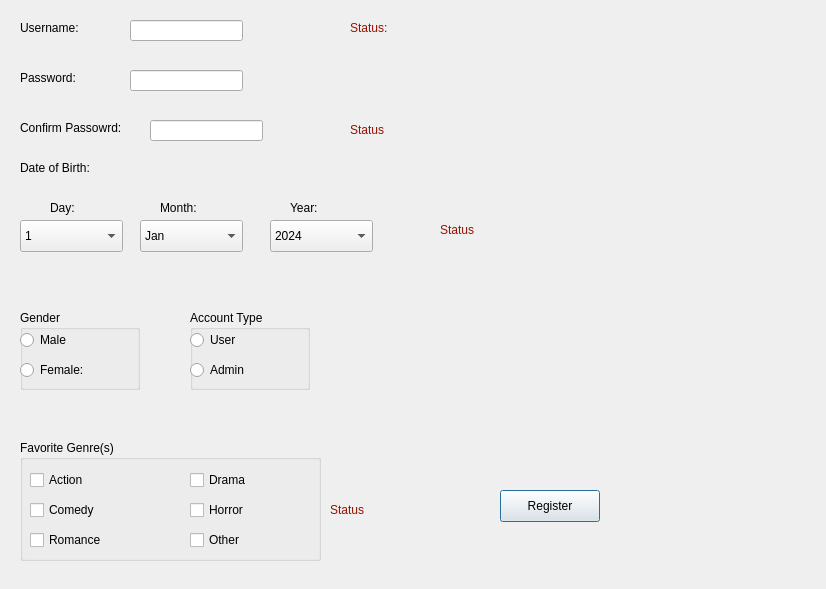
<?xml version="1.0" encoding="UTF-8"?>
<ui version="4.0">
 <class>RegisterWindow</class>
 <widget class="QDialog" name="RegisterWindow">
  <property name="geometry">
   <rect>
    <x>0</x>
    <y>0</y>
    <width>826</width>
    <height>589</height>
   </rect>
  </property>
  <property name="windowTitle">
   <string>Dialog</string>
  </property>
  <widget class="QLabel" name="label">
   <property name="geometry">
    <rect>
     <x>20</x>
     <y>20</y>
     <width>71</width>
     <height>16</height>
    </rect>
   </property>
   <property name="text">
    <string>Username:</string>
   </property>
  </widget>
  <widget class="QLabel" name="label_2">
   <property name="geometry">
    <rect>
     <x>20</x>
     <y>70</y>
     <width>61</width>
     <height>16</height>
    </rect>
   </property>
   <property name="text">
    <string>Password:</string>
   </property>
  </widget>
  <widget class="QLabel" name="label_3">
   <property name="geometry">
    <rect>
     <x>20</x>
     <y>120</y>
     <width>121</width>
     <height>16</height>
    </rect>
   </property>
   <property name="text">
    <string>Confirm Passowrd:</string>
   </property>
  </widget>
  <widget class="QLineEdit" name="Username">
   <property name="geometry">
    <rect>
     <x>130</x>
     <y>20</y>
     <width>113</width>
     <height>21</height>
    </rect>
   </property>
  </widget>
  <widget class="QLineEdit" name="Password">
   <property name="geometry">
    <rect>
     <x>130</x>
     <y>70</y>
     <width>113</width>
     <height>21</height>
    </rect>
   </property>
   <property name="echoMode">
    <enum>QLineEdit::Password</enum>
   </property>
  </widget>
  <widget class="QLineEdit" name="CPassword">
   <property name="geometry">
    <rect>
     <x>150</x>
     <y>120</y>
     <width>113</width>
     <height>21</height>
    </rect>
   </property>
   <property name="echoMode">
    <enum>QLineEdit::Password</enum>
   </property>
  </widget>
  <widget class="QLabel" name="UsernameStatus">
   <property name="geometry">
    <rect>
     <x>350</x>
     <y>20</y>
     <width>71</width>
     <height>16</height>
    </rect>
   </property>
   <property name="text">
    <string>&lt;html&gt;&lt;head/&gt;&lt;body&gt;&lt;p&gt;&lt;span style=&quot; color:#941100;&quot;&gt;Status:&lt;/span&gt;&lt;/p&gt;&lt;/body&gt;&lt;/html&gt;</string>
   </property>
  </widget>
  <widget class="QLabel" name="PasswordStatus">
   <property name="geometry">
    <rect>
     <x>350</x>
     <y>120</y>
     <width>81</width>
     <height>20</height>
    </rect>
   </property>
   <property name="text">
    <string>&lt;html&gt;&lt;head/&gt;&lt;body&gt;&lt;p&gt;&lt;span style=&quot; color:#941100;&quot;&gt;Status&lt;/span&gt;&lt;/p&gt;&lt;/body&gt;&lt;/html&gt;</string>
   </property>
  </widget>
  <widget class="QComboBox" name="Day">
   <property name="geometry">
    <rect>
     <x>20</x>
     <y>220</y>
     <width>103</width>
     <height>32</height>
    </rect>
   </property>
   <item>
    <property name="text">
     <string>1</string>
    </property>
   </item>
   <item>
    <property name="text">
     <string>2</string>
    </property>
   </item>
   <item>
    <property name="text">
     <string>3</string>
    </property>
   </item>
   <item>
    <property name="text">
     <string>4</string>
    </property>
   </item>
   <item>
    <property name="text">
     <string>5</string>
    </property>
   </item>
   <item>
    <property name="text">
     <string>6</string>
    </property>
   </item>
   <item>
    <property name="text">
     <string>7</string>
    </property>
   </item>
   <item>
    <property name="text">
     <string>8</string>
    </property>
   </item>
   <item>
    <property name="text">
     <string>9</string>
    </property>
   </item>
   <item>
    <property name="text">
     <string>10</string>
    </property>
   </item>
   <item>
    <property name="text">
     <string>11</string>
    </property>
   </item>
   <item>
    <property name="text">
     <string>12</string>
    </property>
   </item>
   <item>
    <property name="text">
     <string>13</string>
    </property>
   </item>
   <item>
    <property name="text">
     <string>14</string>
    </property>
   </item>
   <item>
    <property name="text">
     <string>15</string>
    </property>
   </item>
   <item>
    <property name="text">
     <string>16</string>
    </property>
   </item>
   <item>
    <property name="text">
     <string>17</string>
    </property>
   </item>
   <item>
    <property name="text">
     <string>18</string>
    </property>
   </item>
   <item>
    <property name="text">
     <string>19</string>
    </property>
   </item>
   <item>
    <property name="text">
     <string>20</string>
    </property>
   </item>
   <item>
    <property name="text">
     <string>21</string>
    </property>
   </item>
   <item>
    <property name="text">
     <string>22</string>
    </property>
   </item>
   <item>
    <property name="text">
     <string>23</string>
    </property>
   </item>
   <item>
    <property name="text">
     <string>24</string>
    </property>
   </item>
   <item>
    <property name="text">
     <string>25</string>
    </property>
   </item>
   <item>
    <property name="text">
     <string>26</string>
    </property>
   </item>
   <item>
    <property name="text">
     <string>27</string>
    </property>
   </item>
   <item>
    <property name="text">
     <string>28</string>
    </property>
   </item>
   <item>
    <property name="text">
     <string>29</string>
    </property>
   </item>
   <item>
    <property name="text">
     <string>30</string>
    </property>
   </item>
   <item>
    <property name="text">
     <string>31</string>
    </property>
   </item>
  </widget>
  <widget class="QComboBox" name="Month">
   <property name="geometry">
    <rect>
     <x>140</x>
     <y>220</y>
     <width>103</width>
     <height>32</height>
    </rect>
   </property>
   <item>
    <property name="text">
     <string>Jan</string>
    </property>
   </item>
   <item>
    <property name="text">
     <string>Feb</string>
    </property>
   </item>
   <item>
    <property name="text">
     <string>March</string>
    </property>
   </item>
   <item>
    <property name="text">
     <string>April</string>
    </property>
   </item>
   <item>
    <property name="text">
     <string>May</string>
    </property>
   </item>
   <item>
    <property name="text">
     <string>June</string>
    </property>
   </item>
   <item>
    <property name="text">
     <string>July</string>
    </property>
   </item>
   <item>
    <property name="text">
     <string>Aug</string>
    </property>
   </item>
   <item>
    <property name="text">
     <string>Sep</string>
    </property>
   </item>
   <item>
    <property name="text">
     <string>Oct</string>
    </property>
   </item>
   <item>
    <property name="text">
     <string>Nov</string>
    </property>
   </item>
   <item>
    <property name="text">
     <string>Dec</string>
    </property>
   </item>
  </widget>
  <widget class="QComboBox" name="Year">
   <property name="geometry">
    <rect>
     <x>270</x>
     <y>220</y>
     <width>103</width>
     <height>32</height>
    </rect>
   </property>
   <item>
    <property name="text">
     <string>2024</string>
    </property>
   </item>
   <item>
    <property name="text">
     <string>2023</string>
    </property>
   </item>
   <item>
    <property name="text">
     <string>2022</string>
    </property>
   </item>
   <item>
    <property name="text">
     <string>2021</string>
    </property>
   </item>
   <item>
    <property name="text">
     <string>2020</string>
    </property>
   </item>
   <item>
    <property name="text">
     <string>2019</string>
    </property>
   </item>
   <item>
    <property name="text">
     <string>2018</string>
    </property>
   </item>
   <item>
    <property name="text">
     <string>2017</string>
    </property>
   </item>
   <item>
    <property name="text">
     <string>2016</string>
    </property>
   </item>
   <item>
    <property name="text">
     <string>2015</string>
    </property>
   </item>
   <item>
    <property name="text">
     <string>2014</string>
    </property>
   </item>
   <item>
    <property name="text">
     <string>2013</string>
    </property>
   </item>
   <item>
    <property name="text">
     <string>2012</string>
    </property>
   </item>
   <item>
    <property name="text">
     <string>2011</string>
    </property>
   </item>
   <item>
    <property name="text">
     <string>2010</string>
    </property>
   </item>
   <item>
    <property name="text">
     <string>2009</string>
    </property>
   </item>
   <item>
    <property name="text">
     <string>2008</string>
    </property>
   </item>
   <item>
    <property name="text">
     <string>2007</string>
    </property>
   </item>
   <item>
    <property name="text">
     <string>2006</string>
    </property>
   </item>
   <item>
    <property name="text">
     <string>2005</string>
    </property>
   </item>
   <item>
    <property name="text">
     <string>2004</string>
    </property>
   </item>
   <item>
    <property name="text">
     <string>2003</string>
    </property>
   </item>
   <item>
    <property name="text">
     <string>2002</string>
    </property>
   </item>
   <item>
    <property name="text">
     <string>2001</string>
    </property>
   </item>
   <item>
    <property name="text">
     <string>2000</string>
    </property>
   </item>
   <item>
    <property name="text">
     <string>1999</string>
    </property>
   </item>
   <item>
    <property name="text">
     <string>1998</string>
    </property>
   </item>
   <item>
    <property name="text">
     <string>1997</string>
    </property>
   </item>
   <item>
    <property name="text">
     <string>1996</string>
    </property>
   </item>
   <item>
    <property name="text">
     <string>1995</string>
    </property>
   </item>
   <item>
    <property name="text">
     <string>1994</string>
    </property>
   </item>
   <item>
    <property name="text">
     <string>1993</string>
    </property>
   </item>
   <item>
    <property name="text">
     <string>1992</string>
    </property>
   </item>
   <item>
    <property name="text">
     <string>1991</string>
    </property>
   </item>
   <item>
    <property name="text">
     <string>1990</string>
    </property>
   </item>
   <item>
    <property name="text">
     <string>1989</string>
    </property>
   </item>
   <item>
    <property name="text">
     <string>1988</string>
    </property>
   </item>
   <item>
    <property name="text">
     <string>1987</string>
    </property>
   </item>
   <item>
    <property name="text">
     <string>1986</string>
    </property>
   </item>
   <item>
    <property name="text">
     <string>1985</string>
    </property>
   </item>
  </widget>
  <widget class="QLabel" name="label_4">
   <property name="geometry">
    <rect>
     <x>50</x>
     <y>200</y>
     <width>41</width>
     <height>16</height>
    </rect>
   </property>
   <property name="text">
    <string>Day:</string>
   </property>
  </widget>
  <widget class="QLabel" name="label_6">
   <property name="geometry">
    <rect>
     <x>160</x>
     <y>200</y>
     <width>71</width>
     <height>16</height>
    </rect>
   </property>
   <property name="text">
    <string>Month:</string>
   </property>
  </widget>
  <widget class="QLabel" name="label_7">
   <property name="geometry">
    <rect>
     <x>290</x>
     <y>200</y>
     <width>71</width>
     <height>16</height>
    </rect>
   </property>
   <property name="text">
    <string>Year:</string>
   </property>
  </widget>
  <widget class="QLabel" name="label_8">
   <property name="geometry">
    <rect>
     <x>20</x>
     <y>160</y>
     <width>121</width>
     <height>16</height>
    </rect>
   </property>
   <property name="text">
    <string>Date of Birth:</string>
   </property>
  </widget>
  <widget class="QLabel" name="BirthStatus">
   <property name="geometry">
    <rect>
     <x>440</x>
     <y>220</y>
     <width>121</width>
     <height>20</height>
    </rect>
   </property>
   <property name="text">
    <string>&lt;html&gt;&lt;head/&gt;&lt;body&gt;&lt;p&gt;&lt;span style=&quot; color:#941100;&quot;&gt;Status&lt;/span&gt;&lt;/p&gt;&lt;/body&gt;&lt;/html&gt;</string>
   </property>
  </widget>
  <widget class="QGroupBox" name="groupBox">
   <property name="geometry">
    <rect>
     <x>20</x>
     <y>310</y>
     <width>120</width>
     <height>80</height>
    </rect>
   </property>
   <property name="title">
    <string>Gender</string>
   </property>
   <widget class="QRadioButton" name="Male">
    <property name="geometry">
     <rect>
      <x>0</x>
      <y>20</y>
      <width>99</width>
      <height>20</height>
     </rect>
    </property>
    <property name="text">
     <string>Male</string>
    </property>
   </widget>
   <widget class="QRadioButton" name="Female">
    <property name="geometry">
     <rect>
      <x>0</x>
      <y>50</y>
      <width>99</width>
      <height>20</height>
     </rect>
    </property>
    <property name="text">
     <string>Female:</string>
    </property>
   </widget>
  </widget>
  <widget class="QGroupBox" name="groupBox_2">
   <property name="geometry">
    <rect>
     <x>190</x>
     <y>310</y>
     <width>120</width>
     <height>80</height>
    </rect>
   </property>
   <property name="title">
    <string>Account Type</string>
   </property>
   <widget class="QRadioButton" name="User">
    <property name="geometry">
     <rect>
      <x>0</x>
      <y>20</y>
      <width>99</width>
      <height>20</height>
     </rect>
    </property>
    <property name="text">
     <string>User</string>
    </property>
   </widget>
   <widget class="QRadioButton" name="Admin">
    <property name="geometry">
     <rect>
      <x>0</x>
      <y>50</y>
      <width>99</width>
      <height>20</height>
     </rect>
    </property>
    <property name="text">
     <string>Admin</string>
    </property>
   </widget>
  </widget>
  <widget class="QGroupBox" name="groupBox_3">
   <property name="geometry">
    <rect>
     <x>20</x>
     <y>440</y>
     <width>301</width>
     <height>121</height>
    </rect>
   </property>
   <property name="title">
    <string>Favorite Genre(s)</string>
   </property>
   <widget class="QCheckBox" name="Action">
    <property name="geometry">
     <rect>
      <x>10</x>
      <y>30</y>
      <width>85</width>
      <height>20</height>
     </rect>
    </property>
    <property name="text">
     <string>Action</string>
    </property>
   </widget>
   <widget class="QCheckBox" name="Romance">
    <property name="geometry">
     <rect>
      <x>10</x>
      <y>90</y>
      <width>85</width>
      <height>20</height>
     </rect>
    </property>
    <property name="text">
     <string>Romance</string>
    </property>
   </widget>
   <widget class="QCheckBox" name="Horror">
    <property name="geometry">
     <rect>
      <x>170</x>
      <y>60</y>
      <width>85</width>
      <height>20</height>
     </rect>
    </property>
    <property name="text">
     <string>Horror</string>
    </property>
   </widget>
   <widget class="QCheckBox" name="Comedy">
    <property name="geometry">
     <rect>
      <x>10</x>
      <y>60</y>
      <width>85</width>
      <height>20</height>
     </rect>
    </property>
    <property name="text">
     <string>Comedy</string>
    </property>
   </widget>
   <widget class="QCheckBox" name="Drama">
    <property name="geometry">
     <rect>
      <x>170</x>
      <y>30</y>
      <width>85</width>
      <height>20</height>
     </rect>
    </property>
    <property name="text">
     <string>Drama</string>
    </property>
   </widget>
   <widget class="QCheckBox" name="checkBox_6">
    <property name="geometry">
     <rect>
      <x>170</x>
      <y>90</y>
      <width>85</width>
      <height>20</height>
     </rect>
    </property>
    <property name="text">
     <string>Other</string>
    </property>
   </widget>
  </widget>
  <widget class="QPushButton" name="Register">
   <property name="geometry">
    <rect>
     <x>500</x>
     <y>490</y>
     <width>100</width>
     <height>32</height>
    </rect>
   </property>
   <property name="text">
    <string>Register</string>
   </property>
  </widget>
  <widget class="QLabel" name="FieldsStatus">
   <property name="geometry">
    <rect>
     <x>330</x>
     <y>500</y>
     <width>121</width>
     <height>20</height>
    </rect>
   </property>
   <property name="text">
    <string>&lt;html&gt;&lt;head/&gt;&lt;body&gt;&lt;p&gt;&lt;span style=&quot; color:#941100;&quot;&gt;Status&lt;/span&gt;&lt;/p&gt;&lt;/body&gt;&lt;/html&gt;</string>
   </property>
  </widget>
 </widget>
 <resources/>
 <connections/>
</ui>
